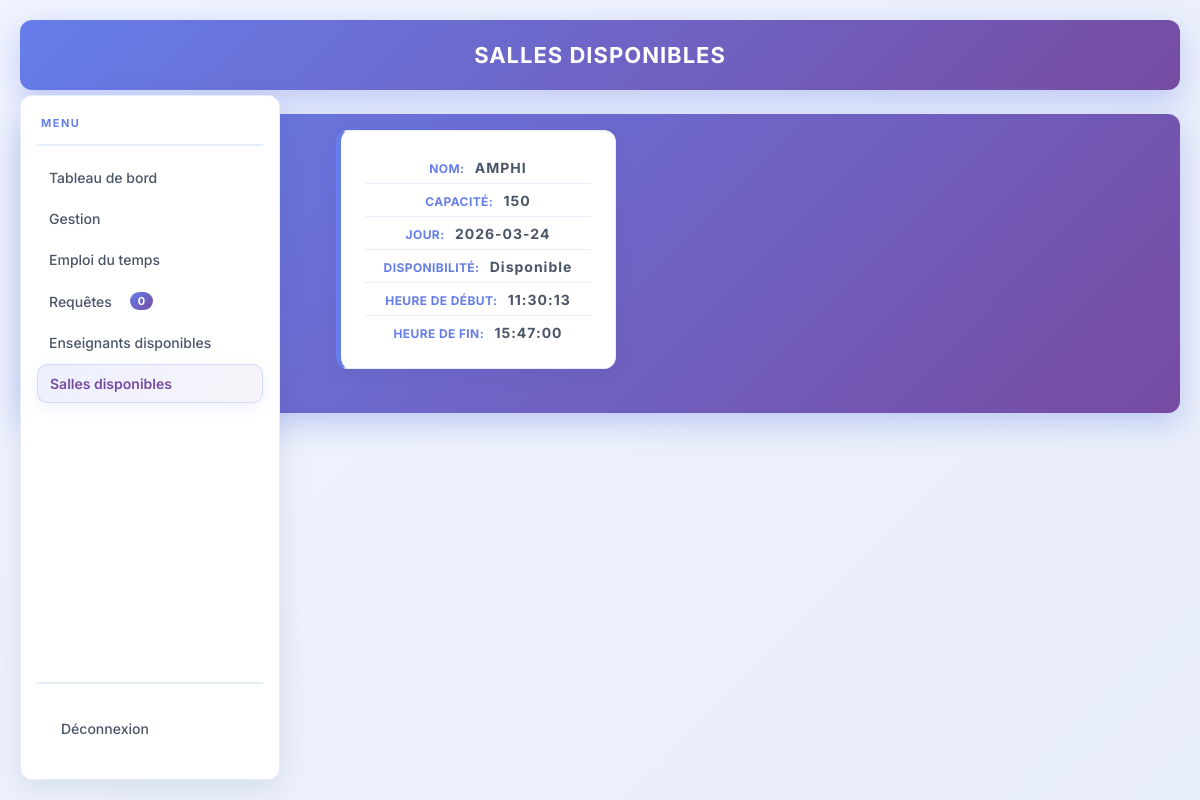
The page /ADMIN/salles_dispo.php on the database its author committed.
### tables this page shows
CREATE TABLE `SALLE` (
  `id_salle` int(11) NOT NULL,
  `nom_salle` varchar(20) NOT NULL,
  `capacité` int(11) NOT NULL,
  `disponible` tinyint(1) NOT NULL,
  `heure_debut` time NOT NULL,
  `heure_fin` time NOT NULL,
  `jour` date NOT NULL
);

### ADMIN/salles_dispo.php (the view, shortened to what this page needs)
<?php
include_once "con_dbb.php";
$stmt = $con->prepare("SELECT * FROM SALLE WHERE disponible = 1");
$stmt->execute();
$result = $stmt->get_result();
?>
<!DOCTYPE html>
<html lang="fr">
<head>
    <link rel="stylesheet" href="../style/style2.css">
</head>
<body>
    <div class="Gtitre"><b>SALLES DISPONIBLES</b></div>
    <nav>
        <h5 class="menu"><?= svg_icon('menu', 14) ?> MENU</h5>
        <ul class="nav-list" id="navList">
            <li><a href="tableau.php" class="<?= (basename($_SERVER['PHP_SELF'])=='tableau.php') ? 'nav-active' : '' ?>"><?= svg_icon('dashboard', 20) ?>Tableau de bord</a></li>
            <li><a href="Gestion.php" class="<?= (basename($_SERVER['PHP_SELF'])=='Gestion.php') ? 'nav-active' : '' ?>"><?= svg_icon('gestion', 20) ?>Gestion</a></li>
            <li><a href="Emploi.php" class="<?= (basename($_SERVER['PHP_SELF'])=='Emploi.php') ? 'nav-active' : '' ?>"><?= svg_icon('emploi', 20) ?>Emploi du temps</a></li>
            <li><a href="Requetes.php" class="<?= (basename($_SERVER['PHP_SELF'])=='Requetes.php') ? 'nav-active' : '' ?>"><?= svg_icon('requetes', 20) ?>Requêtes
                <span class="badge"><?php echo mysqli_num_rows(mysqli_query($con, "SELECT * FROM REQUETE WHERE statut='en_attente'")); ?></span>
            </a></li>
            <li><a href="profdispo.php" class="<?= (basename($_SERVER['PHP_SELF'])=='profdispo.php') ? 'nav-active' : '' ?>"><?= svg_icon('profdispo', 20) ?>Enseignants disponibles</a></li>
            <li><a href="salles_dispo.php" class="<?= (basename($_SERVER['PHP_SELF'])=='salles_dispo.php') ? 'nav-active' : '' ?>"><?= svg_icon('salles', 20) ?>Salles disponibles</a></li>
        </ul>
        <ul class="nav-footer" id="navFooter">
            <li><a href="../logout.php"><?= svg_icon('logout', 20) ?>Déconnexion</a></li>
        </ul>
    </nav>
    <?php foreach($result as $row) { ?>
    <div class="prof-container">
        <section class="prof">
        <p><strong>Nom:</strong> <?= htmlspecialchars($row['nom_salle'] ?? '') ?></p>
        <p><strong>Capacité:</strong> <?= htmlspecialchars($row['capacité'] ?? '') ?></p>
        <p><strong>Jour:</strong> <?= htmlspecialchars($row['jour'] ?? '') ?></p>
        <p><strong>Disponibilité:</strong> <?= ($row['disponible'] == 1) ? 'Disponible' : 'Indisponible' ?></p>
        <p><strong>Heure de début:</strong> <?= htmlspecialchars($row['heure_debut'] ?? '') ?></p>
        <p><strong>Heure de fin:</strong> <?= htmlspecialchars($row['heure_fin'] ?? '') ?></p>
    </section>
    </div>
    <?php
}
?>
</body>
</html>

### rows shown on the page
salle: nom_salle "AMPHI", capacité "150", jour "2026-03-24", disponible "Disponible", heure_debut "11:30:13", heure_fin "15:47:00"
